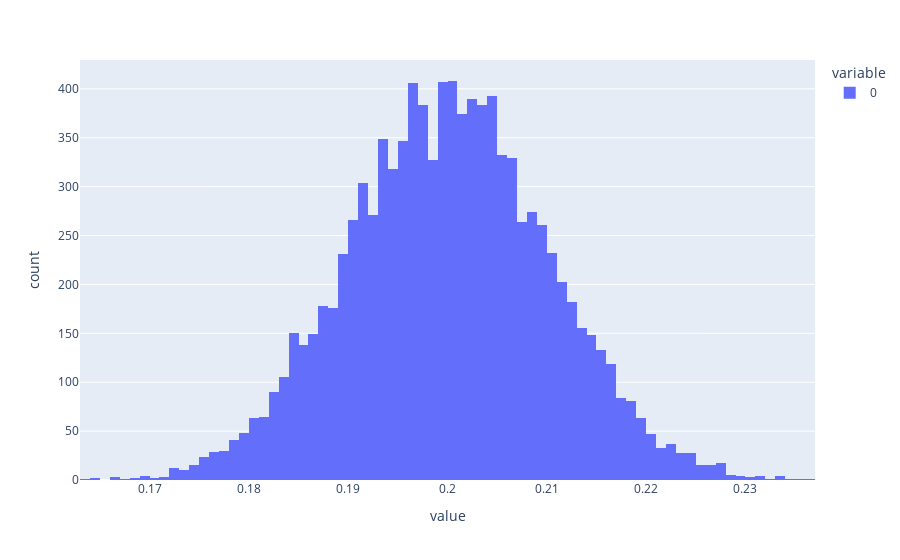

The cell this chart's notebook holds for it:
### Markdown cell above
# Problem 4
OPTIONAL CHALLENGE. Suppose there is bias in sampling so that Land
is more likely than Water to be recorded. Specifically, assume that 1-in-5
(20%) of Water samples are accidentally recorded instead as ”Land”. First,
write a generative simulation of this sampling process. Assuming the true
proportion of Water is 0.70, what proportion does your simulation tend to
produce instead? Second, using a simulated sample of 20 tosses, compute
the unbiased posterior distribution of the true proportion of water.

### Code cell
px.histogram(dist.Normal(0.2, 0.01).sample(jax.random.PRNGKey(0),(10000,1)))

### Figure 1 — Plotly figure (JSON) as saved in the notebook; plotly's stock layout.template omitted (floating-point values rounded to 4 significant figures; data arrays with more than 128 entries replaced by an {"elided": "..."} marker saying what was removed)
{"data": [{"alignmentgroup": "True", "bingroup": "x", "hovertemplate": "variable=0<br>value=%{x}<br>count=%{y}<extra></extra>", "legendgroup": "0", "marker": {"color": "#636efa", "pattern": {"shape": ""}}, "name": "0", "offsetgroup": "0", "orientation": "v", "showlegend": true, "type": "histogram", "x": {"elided": "10000 float values"}, "xaxis": "x", "yaxis": "y"}], "layout": {"autosize": true, "barmode": "relative", "legend": {"title": {"text": "variable"}, "tracegroupgap": 0}, "margin": {"t": 60}, "xaxis": {"anchor": "y", "autorange": true, "domain": [0, 1], "range": [0.163, 0.237], "title": {"text": "value"}, "type": "linear"}, "yaxis": {"anchor": "x", "autorange": true, "domain": [0, 1], "range": [0, 429.5], "title": {"text": "count"}}}}
